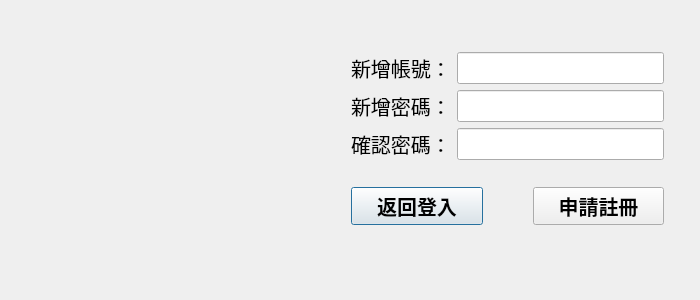
<?xml version="1.0" encoding="UTF-8"?>
<ui version="4.0">
 <class>Dialog_2</class>
 <widget class="QDialog" name="Dialog_2">
  <property name="geometry">
   <rect>
    <x>0</x>
    <y>0</y>
    <width>700</width>
    <height>300</height>
   </rect>
  </property>
  <property name="windowTitle">
   <string>Dialog</string>
  </property>
  <widget class="QLabel" name="label">
   <property name="geometry">
    <rect>
     <x>9</x>
     <y>9</y>
     <width>311</width>
     <height>281</height>
    </rect>
   </property>
   <property name="text">
    <string/>
   </property>
   <property name="pixmap">
    <pixmap>倉庫系統.png</pixmap>
   </property>
   <property name="scaledContents">
    <bool>true</bool>
   </property>
  </widget>
  <widget class="QWidget" name="layoutWidget">
   <property name="geometry">
    <rect>
     <x>351</x>
     <y>51</y>
     <width>313</width>
     <height>175</height>
    </rect>
   </property>
   <layout class="QVBoxLayout" name="verticalLayout_2">
    <item>
     <layout class="QVBoxLayout" name="verticalLayout">
      <item>
       <layout class="QHBoxLayout" name="horizontalLayout">
        <item>
         <widget class="QLabel" name="label_new_account">
          <property name="font">
           <font>
            <pointsize>15</pointsize>
           </font>
          </property>
          <property name="text">
           <string>新增帳號：</string>
          </property>
         </widget>
        </item>
        <item>
         <widget class="QLineEdit" name="lineEdit_new_account">
          <property name="font">
           <font>
            <pointsize>15</pointsize>
           </font>
          </property>
         </widget>
        </item>
       </layout>
      </item>
      <item>
       <layout class="QHBoxLayout" name="horizontalLayout_2">
        <item>
         <widget class="QLabel" name="label_new_password">
          <property name="font">
           <font>
            <pointsize>15</pointsize>
           </font>
          </property>
          <property name="text">
           <string>新增密碼：</string>
          </property>
         </widget>
        </item>
        <item>
         <widget class="QLineEdit" name="lineEdit_new_password">
          <property name="font">
           <font>
            <pointsize>15</pointsize>
           </font>
          </property>
          <property name="echoMode">
           <enum>QLineEdit::Password</enum>
          </property>
         </widget>
        </item>
       </layout>
      </item>
      <item>
       <layout class="QHBoxLayout" name="horizontalLayout_3">
        <item>
         <widget class="QLabel" name="label_check_password">
          <property name="font">
           <font>
            <pointsize>15</pointsize>
           </font>
          </property>
          <property name="text">
           <string>確認密碼：</string>
          </property>
         </widget>
        </item>
        <item>
         <widget class="QLineEdit" name="lineEdit_check_password">
          <property name="font">
           <font>
            <pointsize>15</pointsize>
           </font>
          </property>
          <property name="echoMode">
           <enum>QLineEdit::Password</enum>
          </property>
         </widget>
        </item>
       </layout>
      </item>
     </layout>
    </item>
    <item>
     <layout class="QHBoxLayout" name="horizontalLayout_4">
      <property name="spacing">
       <number>50</number>
      </property>
      <property name="topMargin">
       <number>20</number>
      </property>
      <item>
       <widget class="QPushButton" name="pushButton_return_login">
        <property name="font">
         <font>
          <pointsize>15</pointsize>
          <bold>true</bold>
         </font>
        </property>
        <property name="text">
         <string>返回登入</string>
        </property>
       </widget>
      </item>
      <item>
       <widget class="QPushButton" name="pushButton_register_check">
        <property name="font">
         <font>
          <pointsize>15</pointsize>
          <bold>true</bold>
         </font>
        </property>
        <property name="text">
         <string>申請註冊</string>
        </property>
       </widget>
      </item>
     </layout>
    </item>
   </layout>
  </widget>
 </widget>
 <resources/>
 <connections/>
</ui>
